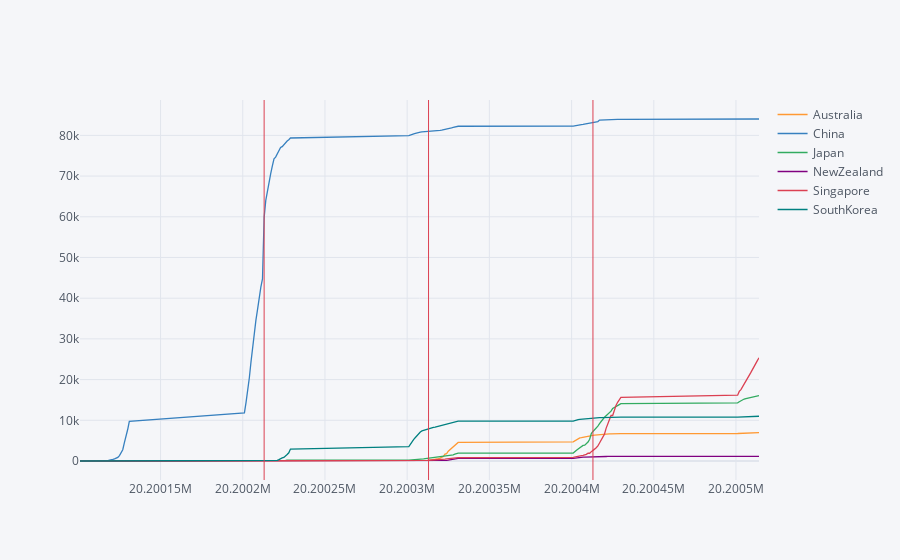

Notebook code for this chart:
### Code cell
###YOUR CODE HERE###
fig =

### Figure 1 — Plotly figure (JSON) as saved in the notebook; plotly's stock layout.template omitted (floating-point values rounded to 4 significant figures; data arrays with more than 128 entries replaced by an {"elided": "..."} marker saying what was removed)
{"data": [{"line": {"color": "rgba(255, 153, 51, 1.0)", "dash": "solid", "shape": "linear", "width": 1.3}, "mode": "lines", "name": "Australia", "text": "", "type": "scatter", "x": {"elided": "135 int values"}, "y": {"elided": "135 int values"}}, {"line": {"color": "rgba(55, 128, 191, 1.0)", "dash": "solid", "shape": "linear", "width": 1.3}, "mode": "lines", "name": "China", "text": "", "type": "scatter", "x": {"elided": "135 int values"}, "y": {"elided": "135 int values"}}, {"line": {"color": "rgba(50, 171, 96, 1.0)", "dash": "solid", "shape": "linear", "width": 1.3}, "mode": "lines", "name": "Japan", "text": "", "type": "scatter", "x": {"elided": "135 int values"}, "y": {"elided": "135 int values"}}, {"line": {"color": "rgba(128, 0, 128, 1.0)", "dash": "solid", "shape": "linear", "width": 1.3}, "mode": "lines", "name": "NewZealand", "text": "", "type": "scatter", "x": {"elided": "135 int values"}, "y": {"elided": "135 int values"}}, {"line": {"color": "rgba(219, 64, 82, 1.0)", "dash": "solid", "shape": "linear", "width": 1.3}, "mode": "lines", "name": "Singapore", "text": "", "type": "scatter", "x": {"elided": "135 int values"}, "y": {"elided": "135 int values"}}, {"line": {"color": "rgba(0, 128, 128, 1.0)", "dash": "solid", "shape": "linear", "width": 1.3}, "mode": "lines", "name": "SouthKorea", "text": "", "type": "scatter", "x": {"elided": "135 int values"}, "y": {"elided": "135 int values"}}], "layout": {"legend": {"bgcolor": "#F5F6F9", "font": {"color": "#4D5663"}}, "paper_bgcolor": "#F5F6F9", "plot_bgcolor": "#F5F6F9", "shapes": [{"line": {"color": "#db4052", "dash": "solid", "width": 1}, "type": "line", "x0": "20200213", "x1": "20200213", "xref": "x", "y0": 0, "y1": 1, "yref": "paper"}, {"line": {"color": "#db4052", "dash": "solid", "width": 1}, "type": "line", "x0": "20200313", "x1": "20200313", "xref": "x", "y0": 0, "y1": 1, "yref": "paper"}, {"line": {"color": "#db4052", "dash": "solid", "width": 1}, "type": "line", "x0": "20200413", "x1": "20200413", "xref": "x", "y0": 0, "y1": 1, "yref": "paper"}], "title": {"font": {"color": "#4D5663"}}, "xaxis": {"gridcolor": "#E1E5ED", "showgrid": true, "tickfont": {"color": "#4D5663"}, "title": {"font": {"color": "#4D5663"}, "text": ""}, "zerolinecolor": "#E1E5ED"}, "yaxis": {"gridcolor": "#E1E5ED", "showgrid": true, "tickfont": {"color": "#4D5663"}, "title": {"font": {"color": "#4D5663"}, "text": ""}, "zerolinecolor": "#E1E5ED"}}}
